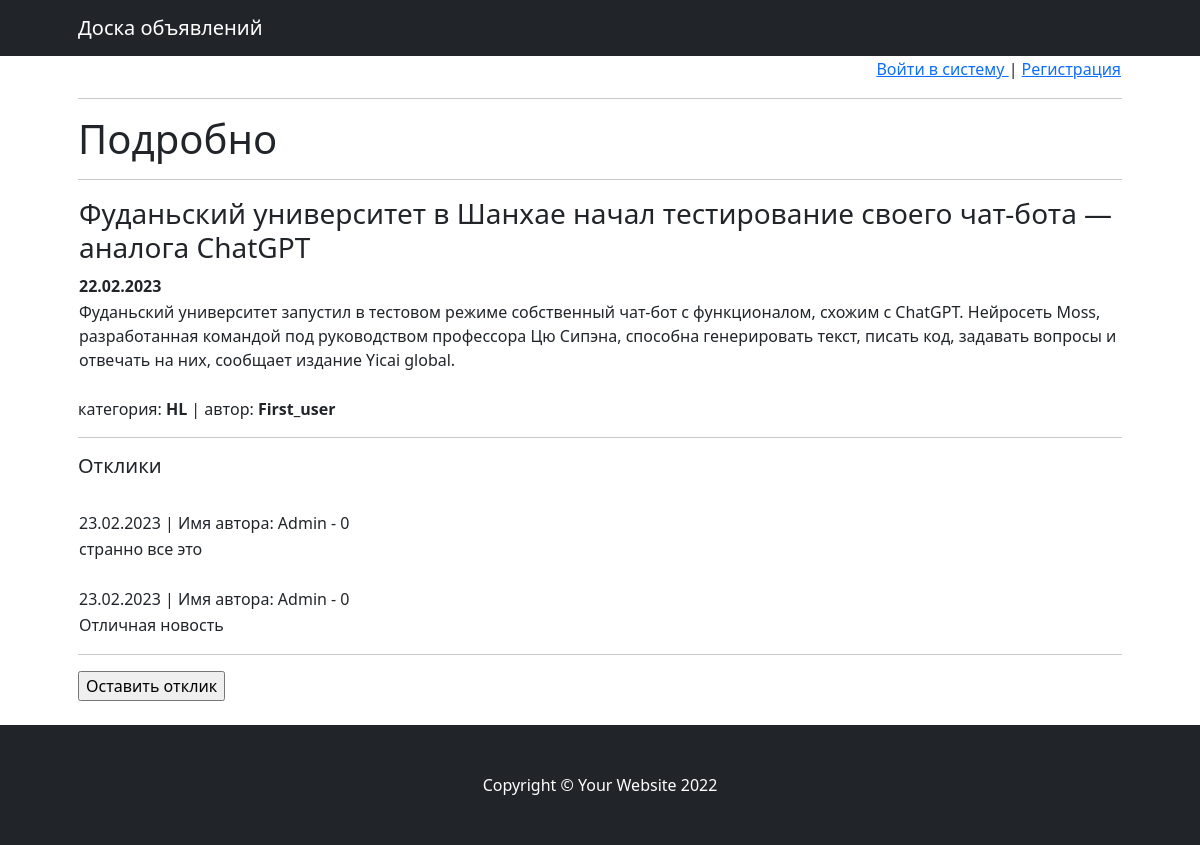
Screenshot of /board/8 with the database file from the repository.
### board/models.py (models this page shows, shortened)
class Posts(models.Model):
    author = models.ForeignKey(Authors, null=True, on_delete=models.CASCADE)
    post_title = models.CharField(max_length=100, default='')
    post_text = models.TextField(default='')
    date_create = models.DateTimeField(auto_now_add=True)
    name_category = models.CharField(max_length=5, choices=resource.CATEGORIES_SELECT, default='')

class Authors(models.Model):
    user = models.ForeignKey(User, on_delete=models.CASCADE, blank=True, null=True)
    rate = models.IntegerField(default=0)
    subscribers = models.BooleanField(default=False)
    def __str__(self):
        return f'Имя автора: {self.user.username} - {self.rate}'

class Responds(models.Model):
    text_respond = models.TextField(default='', blank=True, null=True)
    date_respond = models.DateTimeField(auto_now_add=True)
    post = models.ForeignKey(Posts, on_delete=models.CASCADE, blank=True, null=True)
    hater = models.ForeignKey(Authors, on_delete=models.CASCADE, blank=True, null=True)
    accepted = models.BooleanField(default=False)
    accepted_notice = models.BooleanField(default=False)
    deleted = models.BooleanField(default=False)
    deleted_notice = models.BooleanField(default=False)

### board/views.py (the view)
# urls.py: path('<int:pk>', PostDetail.as_view(), name='post_detail'),
class PostDetail(DetailView):
    model = Posts
    template_name = 'post_detail.html'
    context_object_name = 'post'
    def get_context_data(self, **kwargs):
        context = super().get_context_data(**kwargs)
        context['responds'] = Responds.objects.filter(post=self.object.id)
        return context

### templates/post_detail.html (shortened to what this page needs)
{% extends 'flatpages/default.html' %}
{% block content %}
{% include 'auth.html' %}
<hr>
<h1>Подробно</h1>
<hr>
        <table border = 0 width = 100% align = center>
            <tr>
                <td><h3>{{ post.post_title }}</h3></td>
            </tr>
            <tr>
                <td><b>{{ post.date_create|date:'d.m.Y' }}</b></td>
            </tr>
            <tr>
                <td>{{ post.post_text }}</td>
            </tr>
        </table>
<br>
категория: <b>{{ post.name_category }}</b> | автор: <b>{{ post.author.user.username }}</b>
<hr>
<h5> Отклики </h5>
    {% if responds %}
            {% for respond in responds %}
            <br>
            <table>
                <tr>
                    <td>{{ respond.date_respond|date:'d.m.Y' }} | {{ respond.hater }}</td>
                </tr>
                <tr>
                    <td>{{ respond.text_respond }}</td>
                </tr>
            </table>
            {% endfor %}
    {% else %}
        Откликов нет
    {% endif %}
    <hr>
    <form action="/board/{{ post.id }}/respond/" method="get">
        <input type="submit" value="Оставить отклик"/>
    </form>
    <br>
{% endblock content %}

### rows the page displays
Posts: post_title "Фуданьский университет в Шанхае начал тестирование своего чат-бота — аналога ChatGPT", date_create "22.02.2023", post_text "Фуданьский университет запустил в тестовом режиме собственный чат-бот с функционалом, схожим с ChatGPT. Нейросеть Moss, разработанная командой под руководством профессора Цю Сипэна, способна генерировать текст, писать код, задавать вопросы и отвечать на них, сообщает издание Yicai global.", name_category "HL", author.user.username "First_user"
Responds: date_respond "23.02.2023", hater "Имя автора: Admin - 0", text_respond "странно все это"
Responds: date_respond "23.02.2023", hater "Имя автора: Admin - 0", text_respond "Отличная новость"
